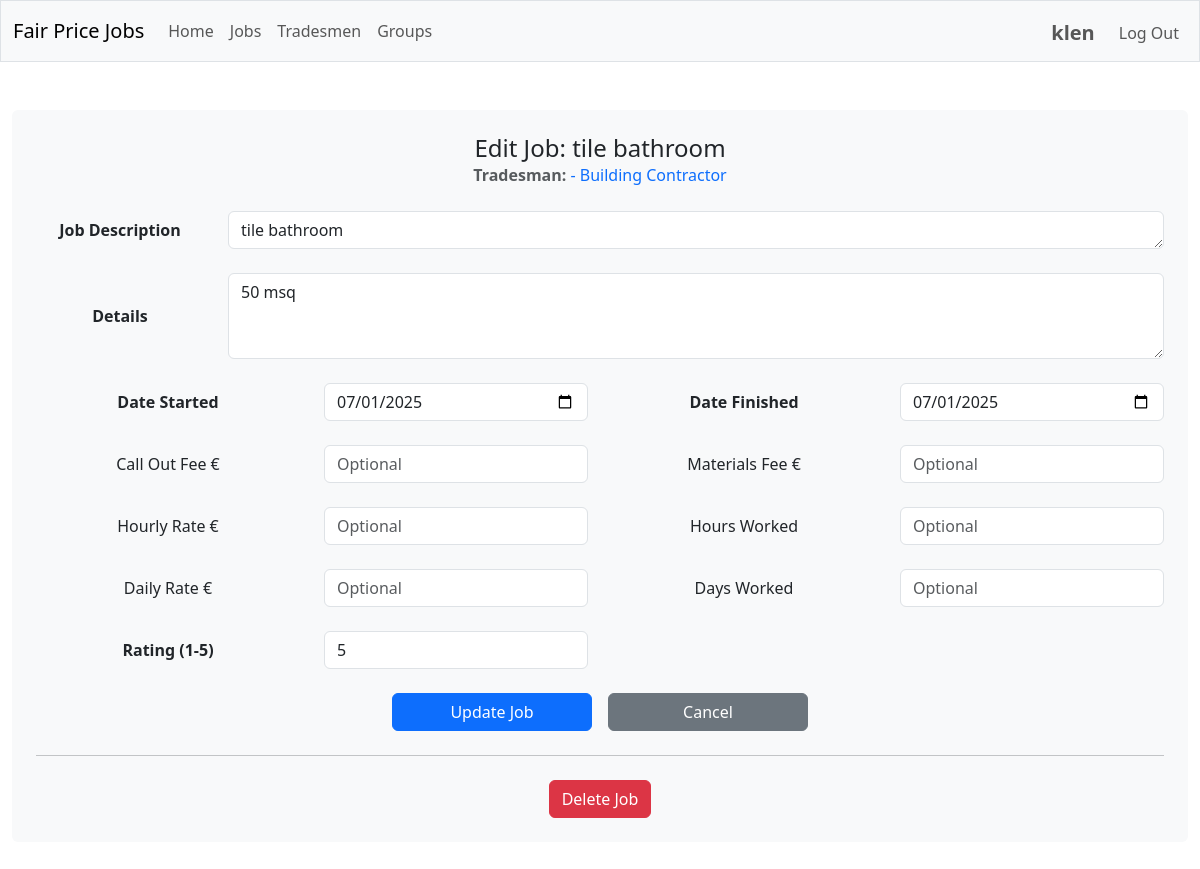
Screenshot of /edit_job/1 (signed in) with the database file from the repository.
### tables this page shows
CREATE TABLE users (
    id INTEGER PRIMARY KEY AUTOINCREMENT,
    username TEXT NOT NULL UNIQUE,
    firstname TEXT NOT NULL,
    lastname TEXT NOT NULL,
    email TEXT NOT NULL UNIQUE,
    postcode TEXT NOT NULL,
    hash TEXT NOT NULL
);

CREATE TABLE jobs (
    id INTEGER PRIMARY KEY AUTOINCREMENT,
    user_id INTEGER NOT NULL,
    tradesman_id INTEGER NOT NULL,
    type TEXT NOT NULL CHECK (type IN ('job', 'quote')) DEFAULT 'job',
    date_started TEXT,
    date_finished TEXT,
    date_requested TEXT,
    date_received TEXT,
    title TEXT NOT NULL,
    description TEXT NOT NULL,
    call_out_fee INTEGER NULL,
    materials_fee INTEGER NULL,
    hourly_rate INTEGER NULL,
    hours_worked REAL NULL,
    hours_estimated REAL NULL,
    daily_rate INTEGER NULL,
    days_worked REAL NULL,
    days_estimated REAL NULL,
    total_cost INTEGER NULL CHECK (total_cost IS NULL OR total_cost >= 0),
    total_quote INTEGER NULL CHECK (total_quote IS NULL OR total_quote >= 0),
    rating INTEGER NULL CHECK (rating IS NULL OR (rating >= 1 AND rating <= 5)),
    status TEXT CHECK (status IN ('pending', 'accepted', 'declined')) DEFAULT 'pending',
    FOREIGN KEY (tradesman_id) REFERENCES tradesmen (id) ON DELETE CASCADE
);

CREATE TABLE tradesmen (
    id INTEGER PRIMARY KEY AUTOINCREMENT,
    trade TEXT NOT NULL,
    first_name TEXT,
    family_name TEXT NOT NULL,
    company_name TEXT,
    address TEXT NOT NULL,
    postcode TEXT NOT NULL,
    phone_number TEXT NOT NULL,
    email TEXT
);

### app/routes/jobs.py (the view, shortened to what this page needs)
@jobs_bp.route('/edit_job/<int:job_id>', methods=['GET', 'POST'])
@login_required
def edit_job(job_id: int) -> Union[str, Response]:
    job = job_service.get_job_by_id(job_id)
    if not job or job['type'] != 'job':
        flash("Job not found.", "error")
        return redirect(url_for("search.search_jobs"))
    if not job_service.can_user_edit_job(session["user_id"], job_id):
        flash("You don't have permission to edit this job.", "error")
        return redirect(url_for("search.search_jobs"))
    return render_template("edit_job.html", job=job, can_delete=job_service.can_user_edit_job(session["user_id"], job_id))

### app/services/database.py (called while the page is built)
def get_db_service() -> DatabaseService:
    return db_service

    def get_connection(self):
        if self.database_path is None:
            raise ValueError("Database path is not configured")
        try:
            if not hasattr(g, '_database'):
                g._database = sqlite3.connect(self.database_path, isolation_level=None)
                g._database.row_factory = sqlite3.Row
                g._database.execute("PRAGMA foreign_keys = ON")
            return g._database
        except RuntimeError:
            if not hasattr(self, '_test_connection'):
                self._test_connection = sqlite3.connect(self.database_path, isolation_level=None)
                self._test_connection.row_factory = sqlite3.Row
                self._test_connection.execute("PRAGMA foreign_keys = ON")
            return self._test_connection

    def close_connection(self):
        try:
            if hasattr(g, '_database'):
                g._database.close()
                delattr(g, '_database')
        except RuntimeError:
            if hasattr(self, '_test_connection'):
                self._test_connection.close()
                delattr(self, '_test_connection')

    @contextmanager
    def get_cursor(self):
        conn = self.get_connection()
        cursor = conn.cursor()
        try:
            yield cursor
        except Exception as e:
            logger.error(f"Database error: {e}")
            conn.rollback()
            raise
        finally:
            cursor.close()

    def execute_single_query(self, query: str, params: Tuple = ()) -> Optional[Dict[str, Any]]:
        with self.get_cursor() as cursor:
            cursor.execute(query, params)
            row = cursor.fetchone()
            if row:
                columns = [column[0] for column in cursor.description]
                return dict(zip(columns, row))
            return None

### app/services/job_service.py (called while the page is built)
    def get_job_by_id(self, job_id: int) -> Optional[Dict[str, Any]]:
        query = """
            SELECT j.*,
                   t.first_name, t.family_name, t.company_name, t.trade,
                   u.username as added_by_username,
                   u.id as added_by_user_id
            FROM jobs j
            JOIN tradesmen t ON j.tradesman_id = t.id
            JOIN users u ON j.user_id = u.id
            WHERE j.id = ?
        """
        return self.db.execute_single_query(query, (job_id,))

### templates/edit_job.html (shortened to what this page needs)
{% extends "layout.html" %}
{% block main %}
<div class="container-fluid p-4 bg-light rounded">
    <div class="row mb-4">
        <div class="col">
            <h4 class="mb-0">
                Edit Job: {{ job.title }}
            </h4>
            <p class="text-muted mb-0">
                <strong>Tradesman:</strong>
                <a href="{{ url_for('tradesmen.view_tradesman', tradesman_id=job.tradesman_id) }}" class="text-decoration-none">
                    {{ job.tradesman_name }} - {{ job.trade }}
                </a>
            </p>
        </div>
    </div>
            <form action="{{ url_for('jobs.edit_job', job_id=job.id) }}" method="post">
        <div class="row align-items-center mb-4">
            <label for="title" class="col-sm-2 col-form-label fw-bold">Job Description</label>
            <div class="col-sm-10">
                <div class="input-container">
                    <textarea class="form-control" id="title" name="title" rows="1"
                    placeholder="e.g. Tile bathroom" required>{{ job.title }}</textarea>
                </div>
            </div>
        </div>
        <div class="row align-items-center mb-4">
            <label for="description" class="col-sm-2 col-form-label fw-bold">Details</label>
            <div class="col-sm-10">
                <div class="input-container">
                    <textarea class="form-control" id="description" name="description" rows="3"
                    placeholder="Size of job, complexity, how many people worked on it" required>{{ job.description }}</textarea>
                </div>
            </div>
        </div>
        <div class="row align-items-center mb-4">
            <div class="col-sm-6">
                <div class="row align-items-center">
                    <label for="date_started" class="col-sm-6 col-form-label fw-bold">Date Started</label>
                    <div class="col-sm-6">
                        <div class="input-container-sm">
                            <input type="date" class="form-control" id="date_started" name="date_started"
                                   value="{{ job.date_started if job.date_started else '' }}">
                        </div>
                    </div>
                </div>
            </div>
            <div class="col-sm-6">
                <div class="row align-items-center">
                    <label for="date_finished" class="col-sm-6 col-form-label fw-bold">Date Finished</label>
                    <div class="col-sm-6">
                        <div class="input-container-sm">
                            <input type="date" class="form-control" id="date_finished" name="date_finished"
                                   value="{{ job.date_finished if job.date_finished else '' }}">
                        </div>
                    </div>
                </div>
            </div>
        </div>
        <div class="row align-items-center mb-4">
            <div class="col-sm-6">
                <div class="row align-items-center">
                    <label for="call_out_fee" class="col-sm-6 col-form-label">Call Out Fee €</label>
                    <div class="col-sm-6">
                        <div class="input-container-sm">
                            <input type="number" step="0.01" class="form-control" id="call_out_fee" name="call_out_fee"
                                   placeholder="Optional" value="{{ job.call_out_fee if job.call_out_fee else '' }}">
                        </div>
                    </div>
                </div>
            </div>
            <div class="col-sm-6">
                <div class="row align-items-center">
                    <label for="materials_fee" class="col-sm-6 col-form-label">Materials Fee €</label>
                    <div class="col-sm-6">
                        <div class="input-container-sm">
                            <input type="number" step="0.01" class="form-control" id="materials_fee" name="materials_fee"
                                   placeholder="Optional" value="{{ job.materials_fee if job.materials_fee else '' }}">
                        </div>
                    </div>
                </div>
            </div>
        </div>
        <div class="row align-items-center mb-4">
            <div class="col-sm-6">
                <div class="row align-items-center">
                    <label for="hourly_rate" class="col-sm-6 col-form-label">Hourly Rate €</label>
                    <div class="col-sm-6">
                        <div class="input-container-sm">
                            <input type="number" step="0.01" class="form-control" id="hourly_rate" name="hourly_rate"
                                   placeholder="Optional" value="{{ job.hourly_rate if job.hourly_rate else '' }}">
                        </div>
                    </div>
                </div>
            </div>
            <div class="col-sm-6">
                <div class="row align-items-center">
                    <label for="hours_worked" class="col-sm-6 col-form-label">Hours Worked</label>
                    <div class="col-sm-6">
                        <div class="input-container-sm">
                            <input type="number" step="0.5" class="form-control" id="hours_worked" name="hours_worked"
                                   placeholder="Optional" value="{{ job.hours_worked if job.hours_worked else '' }}">
                        </div>
                    </div>
                </div>
            </div>
        </div>
        <div class="row align-items-center mb-4">
            <div class="col-sm-6">
                <div class="row align-items-center">
                    <label for="daily_rate" class="col-sm-6 col-form-label">Daily Rate €</label>
                    <div class="col-sm-6">
                        <div class="input-container-sm">
                            <input type="number" step="0.01" class="form-control" id="daily_rate" name="daily_rate"
                                   placeholder="Optional" value="{{ job.daily_rate if job.daily_rate else '' }}">
                        </div>
                    </div>
                </div>
            </div>
            <div class="col-sm-6">
                <div class="row align-items-center">
                    <label for="days_worked" class="col-sm-6 col-form-label">Days Worked</label>
                    <div class="col-sm-6">
                        <div class="input-container-sm">
                            <input type="number" step="0.5" class="form-control" id="days_worked" name="days_worked"
                                   placeholder="Optional" value="{{ job.days_worked if job.days_worked else '' }}">
                        </div>
                    </div>
                </div>
            </div>
        </div>
        <div class="row align-items-center mb-4">
            <div class="col-sm-6">
                <div class="row align-items-center">
                    <label for="rating" class="col-sm-6 col-form-label fw-bold">Rating (1-5)</label>
                    <div class="col-sm-6">
                        <div class="input-container-sm">
                            <input type="number" min="1" max="5" class="form-control" id="rating" name="rating"
                                   placeholder="Optional" value="{{ job.rating if job.rating else '' }}">
                        </div>
                    </div>
                </div>
            </div>
        </div>
        <div class="row">
            <div class="col-12">
                <div class="d-flex justify-content-center gap-3">
                    <button type="submit" class="btn btn-primary" style="width: 200px;">Update Job</button>
                    <a href="{{ url_for('jobs.view_job', job_id=job.id) }}" class="btn btn-secondary" style="width: 200px;">Cancel</a>
                </div>
            </div>
        </div>
    </form>
    {% if can_delete %}
    <hr class="my-4">
    <div class="text-center">
        <button type="button" class="btn btn-danger" onclick="confirmDelete()">
             Delete Job
        </button>
    </div>
    {% endif %}
</div>
{% endblock %}

### templates/layout.html (shortened to what this page needs)
<!DOCTYPE html>
<html lang="en">
    <head>
        <link href="https://cdn.jsdelivr.net/npm/bootstrap@5.3.0/dist/css/bootstrap.min.css" rel="stylesheet">
        <link rel="stylesheet" href="{{ url_for('static', filename='css/custom.css') }}">
    </head>
    <body>
        <nav class="navbar navbar-expand-md navbar-light bg-light border">
            <div class="container-fluid">
                <a class="navbar-brand mb-0 align-items-center" href="/">Fair Price Jobs</a>
                <div class="collapse navbar-collapse" id="navbarNav">
                    {% if session.user_id %}
                        <ul class="navbar-nav me-auto mb-2 mb-lg-0">
                            <li class="nav-item">
                                <a class="nav-link" href="{{ url_for('main.index') }}">Home</a>
                            </li>
                            <li class="nav-item">
                                <a class="nav-link" href="{{ url_for('search.search_jobs') }}">Jobs</a>
                            </li>
                            <li class="nav-item">
                                <a class="nav-link" href="{{ url_for('search.search_tradesmen') }}">Tradesmen</a>
                            </li>
                            <li class="nav-item">
                                <a class="nav-link" href="{{ url_for('groups.search_groups') }}">Groups</a>
                            </li>
                        </ul>
                        <ul class="navbar-nav ms-auto mt-1 align-items-center">
                            <li class="nav-item me-3">
                                <a class="nav-link fs-5 fw-bold p-0" href="{{ url_for('profile.user_profile', user_id=session.user_id) }}">{{ session.username }}</a>
                            </li>
                            <li class="nav-item">
                                <a class="nav-link" href="/logout">Log Out</a>
                            </li>
                        </ul>
                    {% endif %}
                </div>
            </div>
        </nav>
        <main class="container-fluid py-5 text-center">
            {% block main %}{% endblock %}
        </main>
    </body>
</html>

### templates/layout.html (style rules this page uses)
input[type=number] { appearance: textfield; }

### rows the page displays
users: username "klen"
jobs: title "tile bathroom", description "50 msq", date_started "07/01/2025", date_finished "07/01/2025", rating "5"
tradesmen: trade "Building Contractor"
